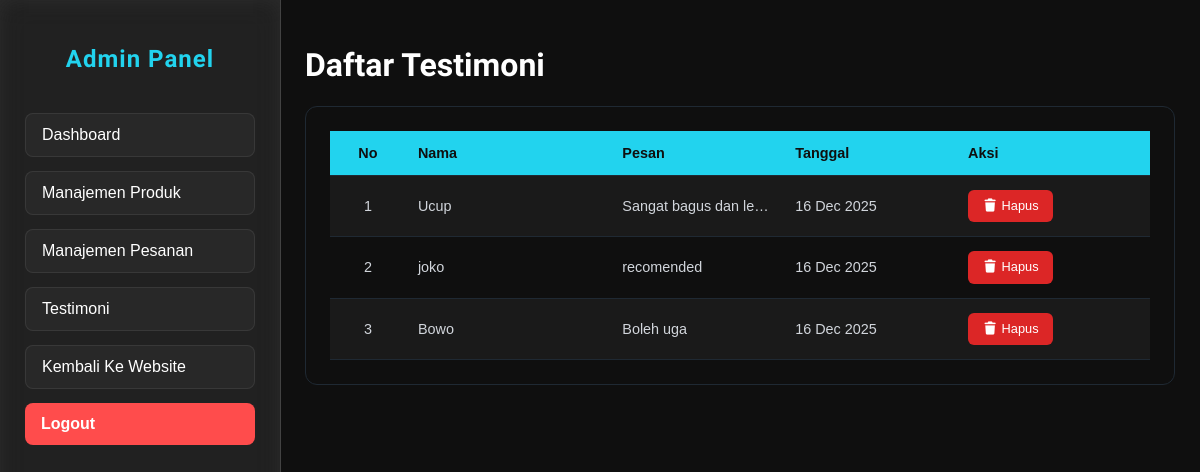
The app's page /pages/admin/testimoni.php (signed in), older data.
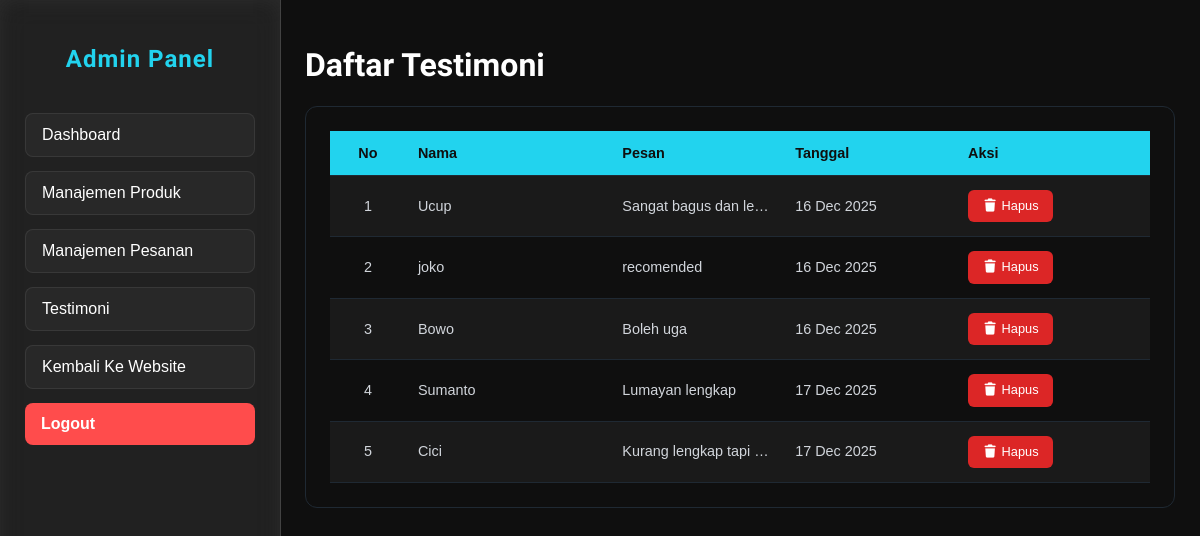
The same page, newer data.
### tables this page shows
CREATE TABLE `testimonials` (
  `id` int(11) NOT NULL,
  `nama` varchar(50) NOT NULL,
  `pesan` text NOT NULL,
  `created_at` datetime DEFAULT current_timestamp()
);

### pages/admin/testimoni.php (the view, shortened to what this page needs)
<?php
include '../../config/koneksi.php';
$testimoni = mysqli_query(
    $conn,
    "SELECT * FROM testimonials ORDER BY created_at ASC"
);
?>
<?php include 'metaAdmin.php'; ?>
<body>
    <?php include 'sidebar.php'; ?>
    <div class="main-content">
        <div class="content-wrapper">
            <header>
                <h1>Daftar Testimoni</h1>
            </header>
            <div class="table-wrapper">
                <table>
                    <tr>
                        <th>No</th>
                        <th>Nama</th>
                        <th>Pesan</th>
                        <th>Tanggal</th>
                        <th>Aksi</th>
                    </tr>
                    <?php
                    $no = 1;
                    if ($testimoni && mysqli_num_rows($testimoni) > 0) {
                        while ($t = mysqli_fetch_assoc($testimoni)) {
                    ?>
                            <tr>
                                <td><?= $no++; ?></td>
                                <td><?= htmlspecialchars($t['nama']); ?></td>
                                <td><?= htmlspecialchars($t['pesan']); ?></td>
                                <td><?= date('d M Y', strtotime($t['created_at'])); ?></td>
                                <td>
                                    <a class="action-btn-del"
                                        href="../../controllers/deleteTestimoni.php?id=<?= $t['id']; ?>"
                                        onclick="return confirm('Hapus testimoni ini?')">
                                        <i class="fa-solid fa-trash"></i> Hapus
                                    </a>
                                </td>
                            </tr>
                        <?php
                        }
                    } ?>
                </table>
            </div>
        </div>

Row changes from the older to the newer data that the page shows:
added testimonials: nama "Sumanto", pesan "Lumayan lengkap", created_at "17 Dec 2025"
added testimonials: nama "Cici", pesan "Kurang lengkap tapi…", created_at "17 Dec 2025"
